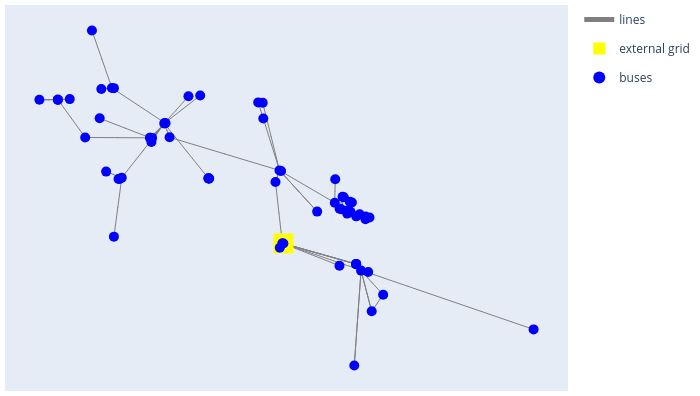

Source (notebook cell):
### Code cell
pp.plotting.plotly.simple_plotly(net, respect_switches=True, use_line_geo=True, figsize=1.0, aspectratio='auto', line_width=1.0, bus_size=10.0, ext_grid_size=20.0, bus_color='blue', line_color='grey', trafo_color='green', trafo3w_color='green', ext_grid_color='yellow', filename='temp-plot.html', auto_open=False, showlegend=True, additional_traces=None, zoomlevel=11, auto_draw_traces=True, hvdc_color='cyan')
